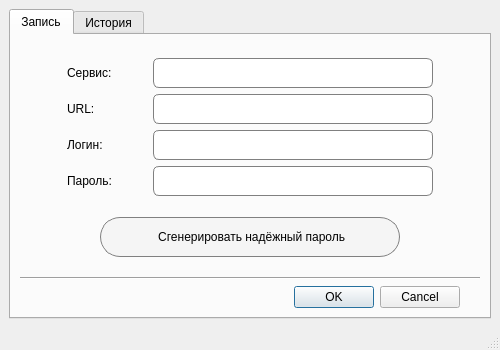
<?xml version="1.0" encoding="UTF-8"?>
<ui version="4.0">
 <class>MainWindow</class>
 <widget class="QMainWindow" name="MainWindow">
  <property name="windowModality">
   <enum>Qt::ApplicationModal</enum>
  </property>
  <property name="geometry">
   <rect>
    <x>0</x>
    <y>0</y>
    <width>500</width>
    <height>350</height>
   </rect>
  </property>
  <property name="minimumSize">
   <size>
    <width>500</width>
    <height>350</height>
   </size>
  </property>
  <property name="maximumSize">
   <size>
    <width>500</width>
    <height>350</height>
   </size>
  </property>
  <property name="windowTitle">
   <string>MainWindow</string>
  </property>
  <widget class="QWidget" name="centralwidget">
   <layout class="QGridLayout" name="gridLayout">
    <item row="0" column="0">
     <widget class="QTabWidget" name="tabWidget">
      <property name="currentIndex">
       <number>0</number>
      </property>
      <widget class="QWidget" name="accountTab">
       <attribute name="title">
        <string>Запись</string>
       </attribute>
       <layout class="QVBoxLayout" name="verticalLayout">
        <item>
         <spacer name="verticalSpacer_2">
          <property name="orientation">
           <enum>Qt::Vertical</enum>
          </property>
          <property name="sizeHint" stdset="0">
           <size>
            <width>20</width>
            <height>40</height>
           </size>
          </property>
         </spacer>
        </item>
        <item>
         <layout class="QHBoxLayout" name="horizontalLayout_5">
          <item>
           <spacer name="horizontalSpacer_8">
            <property name="orientation">
             <enum>Qt::Horizontal</enum>
            </property>
            <property name="sizeHint" stdset="0">
             <size>
              <width>40</width>
              <height>20</height>
             </size>
            </property>
           </spacer>
          </item>
          <item>
           <widget class="QLabel" name="label_3">
            <property name="minimumSize">
             <size>
              <width>80</width>
              <height>0</height>
             </size>
            </property>
            <property name="text">
             <string>Сервис:</string>
            </property>
           </widget>
          </item>
          <item>
           <widget class="QLineEdit" name="serviceEdit">
            <property name="minimumSize">
             <size>
              <width>280</width>
              <height>30</height>
             </size>
            </property>
            <property name="styleSheet">
             <string notr="true">border : 1px solid gray; border-radius : 6px; padding-left: 5px;</string>
            </property>
           </widget>
          </item>
          <item>
           <spacer name="horizontalSpacer_9">
            <property name="orientation">
             <enum>Qt::Horizontal</enum>
            </property>
            <property name="sizeHint" stdset="0">
             <size>
              <width>40</width>
              <height>20</height>
             </size>
            </property>
           </spacer>
          </item>
         </layout>
        </item>
        <item>
         <layout class="QHBoxLayout" name="horizontalLayout_3">
          <item>
           <spacer name="horizontalSpacer_6">
            <property name="orientation">
             <enum>Qt::Horizontal</enum>
            </property>
            <property name="sizeHint" stdset="0">
             <size>
              <width>40</width>
              <height>20</height>
             </size>
            </property>
           </spacer>
          </item>
          <item>
           <widget class="QLabel" name="label">
            <property name="minimumSize">
             <size>
              <width>80</width>
              <height>0</height>
             </size>
            </property>
            <property name="text">
             <string>URL:</string>
            </property>
           </widget>
          </item>
          <item>
           <widget class="QLineEdit" name="urlEdit">
            <property name="minimumSize">
             <size>
              <width>280</width>
              <height>30</height>
             </size>
            </property>
            <property name="styleSheet">
             <string notr="true">border : 1px solid gray; border-radius : 6px; padding-left: 5px;</string>
            </property>
           </widget>
          </item>
          <item>
           <spacer name="horizontalSpacer_7">
            <property name="orientation">
             <enum>Qt::Horizontal</enum>
            </property>
            <property name="sizeHint" stdset="0">
             <size>
              <width>40</width>
              <height>20</height>
             </size>
            </property>
           </spacer>
          </item>
         </layout>
        </item>
        <item>
         <layout class="QHBoxLayout" name="horizontalLayout_2">
          <item>
           <spacer name="horizontalSpacer_4">
            <property name="orientation">
             <enum>Qt::Horizontal</enum>
            </property>
            <property name="sizeHint" stdset="0">
             <size>
              <width>40</width>
              <height>20</height>
             </size>
            </property>
           </spacer>
          </item>
          <item>
           <widget class="QLabel" name="label_2">
            <property name="minimumSize">
             <size>
              <width>80</width>
              <height>0</height>
             </size>
            </property>
            <property name="text">
             <string>Логин:</string>
            </property>
           </widget>
          </item>
          <item>
           <widget class="QLineEdit" name="loginEdit">
            <property name="minimumSize">
             <size>
              <width>280</width>
              <height>30</height>
             </size>
            </property>
            <property name="styleSheet">
             <string notr="true">border : 1px solid gray; border-radius : 6px; padding-left: 5px;</string>
            </property>
           </widget>
          </item>
          <item>
           <spacer name="horizontalSpacer_5">
            <property name="orientation">
             <enum>Qt::Horizontal</enum>
            </property>
            <property name="sizeHint" stdset="0">
             <size>
              <width>40</width>
              <height>20</height>
             </size>
            </property>
           </spacer>
          </item>
         </layout>
        </item>
        <item>
         <layout class="QHBoxLayout" name="horizontalLayout">
          <item>
           <spacer name="horizontalSpacer_2">
            <property name="orientation">
             <enum>Qt::Horizontal</enum>
            </property>
            <property name="sizeHint" stdset="0">
             <size>
              <width>40</width>
              <height>20</height>
             </size>
            </property>
           </spacer>
          </item>
          <item>
           <widget class="QLabel" name="label_4">
            <property name="minimumSize">
             <size>
              <width>80</width>
              <height>0</height>
             </size>
            </property>
            <property name="text">
             <string>Пароль:</string>
            </property>
           </widget>
          </item>
          <item>
           <widget class="QLineEdit" name="passwordEdit">
            <property name="minimumSize">
             <size>
              <width>280</width>
              <height>30</height>
             </size>
            </property>
            <property name="styleSheet">
             <string notr="true">border : 1px solid gray; border-radius : 6px; padding-left: 5px;</string>
            </property>
           </widget>
          </item>
          <item>
           <spacer name="horizontalSpacer_3">
            <property name="orientation">
             <enum>Qt::Horizontal</enum>
            </property>
            <property name="sizeHint" stdset="0">
             <size>
              <width>40</width>
              <height>20</height>
             </size>
            </property>
           </spacer>
          </item>
         </layout>
        </item>
        <item>
         <spacer name="verticalSpacer_7">
          <property name="orientation">
           <enum>Qt::Vertical</enum>
          </property>
          <property name="sizeHint" stdset="0">
           <size>
            <width>20</width>
            <height>40</height>
           </size>
          </property>
         </spacer>
        </item>
        <item>
         <layout class="QHBoxLayout" name="horizontalLayout_6">
          <item>
           <widget class="QPushButton" name="generatePasswordButton">
            <property name="minimumSize">
             <size>
              <width>0</width>
              <height>40</height>
             </size>
            </property>
            <property name="maximumSize">
             <size>
              <width>300</width>
              <height>16777215</height>
             </size>
            </property>
            <property name="styleSheet">
             <string notr="true">QPushButton {
            border : 1px solid gray; border-radius : 20px;
			background-color: rgb(245, 245, 245);
        }
        QPushButton:hover {
            background-color: rgb(250, 250, 250);
        }</string>
            </property>
            <property name="text">
             <string> Сгенерировать надёжный пароль</string>
            </property>
           </widget>
          </item>
         </layout>
        </item>
        <item>
         <spacer name="verticalSpacer">
          <property name="orientation">
           <enum>Qt::Vertical</enum>
          </property>
          <property name="sizeHint" stdset="0">
           <size>
            <width>20</width>
            <height>40</height>
           </size>
          </property>
         </spacer>
        </item>
        <item>
         <widget class="Line" name="line">
          <property name="orientation">
           <enum>Qt::Horizontal</enum>
          </property>
         </widget>
        </item>
        <item>
         <layout class="QHBoxLayout" name="horizontalLayout_4">
          <item>
           <spacer name="horizontalSpacer">
            <property name="orientation">
             <enum>Qt::Horizontal</enum>
            </property>
            <property name="sizeHint" stdset="0">
             <size>
              <width>40</width>
              <height>20</height>
             </size>
            </property>
           </spacer>
          </item>
          <item>
           <widget class="QDialogButtonBox" name="buttonBox">
            <property name="standardButtons">
             <set>QDialogButtonBox::Cancel|QDialogButtonBox::Ok</set>
            </property>
           </widget>
          </item>
          <item>
           <spacer name="verticalSpacer_5">
            <property name="orientation">
             <enum>Qt::Vertical</enum>
            </property>
            <property name="sizeHint" stdset="0">
             <size>
              <width>20</width>
              <height>40</height>
             </size>
            </property>
           </spacer>
          </item>
         </layout>
        </item>
       </layout>
      </widget>
      <widget class="QWidget" name="historyTab">
       <attribute name="title">
        <string>История</string>
       </attribute>
       <layout class="QGridLayout" name="gridLayout_2">
        <item row="0" column="0">
         <widget class="QTableWidget" name="historyTable">
          <column>
           <property name="text">
            <string>ID</string>
           </property>
          </column>
          <column>
           <property name="text">
            <string>Дата изменения</string>
           </property>
          </column>
          <column>
           <property name="text">
            <string>ID записи</string>
           </property>
          </column>
          <column>
           <property name="text">
            <string>Название</string>
           </property>
          </column>
          <column>
           <property name="text">
            <string>URL</string>
           </property>
          </column>
          <column>
           <property name="text">
            <string>Логин</string>
           </property>
          </column>
          <column>
           <property name="text">
            <string>Пароль</string>
           </property>
          </column>
          <column>
           <property name="text">
            <string>В корзине</string>
           </property>
          </column>
         </widget>
        </item>
       </layout>
      </widget>
     </widget>
    </item>
   </layout>
  </widget>
  <widget class="QStatusBar" name="statusbar"/>
 </widget>
 <resources/>
 <connections/>
</ui>
